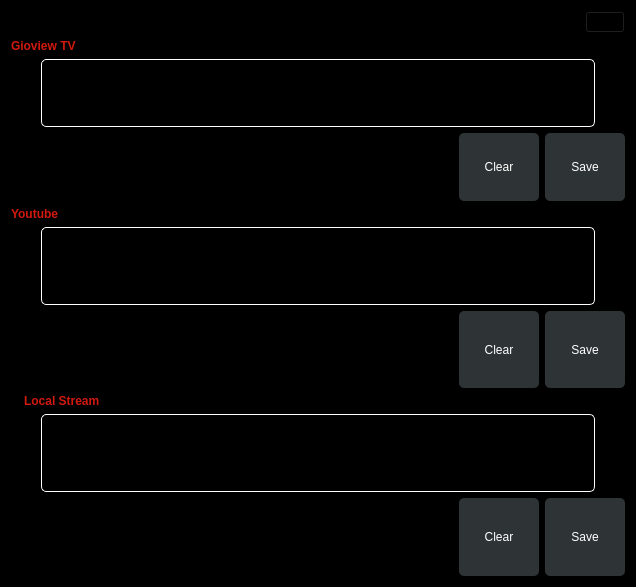
<?xml version="1.0" encoding="UTF-8"?>
<ui version="4.0">
 <class>Dialog</class>
 <widget class="QDialog" name="Dialog">
  <property name="geometry">
   <rect>
    <x>0</x>
    <y>0</y>
    <width>636</width>
    <height>587</height>
   </rect>
  </property>
  <property name="windowTitle">
   <string>Dialog</string>
  </property>
  <property name="styleSheet">
   <string notr="true">background-color: rgb(0, 0, 0);</string>
  </property>
  <layout class="QGridLayout" name="gridLayout_2">
   <item row="1" column="0">
    <layout class="QGridLayout" name="gridLayout">
     <item row="0" column="0">
      <layout class="QVBoxLayout" name="verticalLayout">
       <item>
        <layout class="QVBoxLayout" name="verticalLayout_2">
         <item>
          <layout class="QVBoxLayout" name="verticalLayout_3">
           <item>
            <widget class="QLabel" name="label_3">
             <property name="styleSheet">
              <string notr="true">background-color: transparent;
color: #D1190E;
font-weight: bold;</string>
             </property>
             <property name="text">
              <string>Gioview TV</string>
             </property>
            </widget>
           </item>
           <item>
            <widget class="QLineEdit" name="lineEditGeoviewTVStreamKey">
             <property name="sizePolicy">
              <sizepolicy hsizetype="Expanding" vsizetype="Expanding">
               <horstretch>0</horstretch>
               <verstretch>0</verstretch>
              </sizepolicy>
             </property>
             <property name="minimumSize">
              <size>
               <width>0</width>
               <height>30</height>
              </size>
             </property>
             <property name="styleSheet">
              <string notr="true">margin-left: 30px;
margin-right: 30px;
border:1px solid white;
border-radius: 5px;
color:white;</string>
             </property>
            </widget>
           </item>
           <item>
            <layout class="QHBoxLayout" name="horizontalLayout">
             <item>
              <spacer name="horizontalSpacer_2">
               <property name="orientation">
                <enum>Qt::Horizontal</enum>
               </property>
               <property name="sizeType">
                <enum>QSizePolicy::Expanding</enum>
               </property>
               <property name="sizeHint" stdset="0">
                <size>
                 <width>40</width>
                 <height>20</height>
                </size>
               </property>
              </spacer>
             </item>
             <item>
              <widget class="QPushButton" name="buttonClearGeoviewTVStreamKey">
               <property name="sizePolicy">
                <sizepolicy hsizetype="Minimum" vsizetype="Expanding">
                 <horstretch>0</horstretch>
                 <verstretch>0</verstretch>
                </sizepolicy>
               </property>
               <property name="minimumSize">
                <size>
                 <width>80</width>
                 <height>30</height>
                </size>
               </property>
               <property name="styleSheet">
                <string notr="true">
QPushButton:checked{
border: 2px;
color: #009FE3;
font-size: 14px;
border-radius: 2px;
border-style: outset;
border-width: 2px;
border-radius: 10px;
border-color: beige;
}
QPushButton:!checked{

}
QPushButton:pressed{

color: white;
background-color: rgb(225, 237, 237);
border-radius: 5px;
}
QPushButton:!pressed{

color: white;
	background-color: rgb(46, 52, 54);
border-radius: 5px;
}</string>
               </property>
               <property name="text">
                <string>Clear</string>
               </property>
              </widget>
             </item>
             <item>
              <widget class="QPushButton" name="buttonSaveGioviewTVStreamKey">
               <property name="sizePolicy">
                <sizepolicy hsizetype="Minimum" vsizetype="Expanding">
                 <horstretch>0</horstretch>
                 <verstretch>0</verstretch>
                </sizepolicy>
               </property>
               <property name="minimumSize">
                <size>
                 <width>80</width>
                 <height>30</height>
                </size>
               </property>
               <property name="styleSheet">
                <string notr="true">
QPushButton:checked{
border: 2px;
color: #009FE3;
font-size: 14px;
border-radius: 2px;
border-style: outset;
border-width: 2px;
border-radius: 10px;
border-color: beige;
}
QPushButton:!checked{

}
QPushButton:pressed{

color: white;
background-color: rgb(225, 237, 237);
border-radius: 5px;
}
QPushButton:!pressed{

color: white;
	background-color: rgb(46, 52, 54);
border-radius: 5px;
}</string>
               </property>
               <property name="text">
                <string>Save</string>
               </property>
              </widget>
             </item>
            </layout>
           </item>
          </layout>
         </item>
         <item>
          <widget class="QLabel" name="label_2">
           <property name="maximumSize">
            <size>
             <width>16777215</width>
             <height>30</height>
            </size>
           </property>
           <property name="styleSheet">
            <string notr="true">background-color: transparent;
color: #D1190E;
font-weight: bold;</string>
           </property>
           <property name="text">
            <string>Youtube</string>
           </property>
          </widget>
         </item>
         <item>
          <layout class="QVBoxLayout" name="verticalLayout_5">
           <item>
            <widget class="QLineEdit" name="lineEditYoutubeStreamKey">
             <property name="enabled">
              <bool>false</bool>
             </property>
             <property name="sizePolicy">
              <sizepolicy hsizetype="Expanding" vsizetype="Expanding">
               <horstretch>0</horstretch>
               <verstretch>0</verstretch>
              </sizepolicy>
             </property>
             <property name="minimumSize">
              <size>
               <width>0</width>
               <height>30</height>
              </size>
             </property>
             <property name="styleSheet">
              <string notr="true">margin-left: 30px;
margin-right: 30px;
border:1px solid white;
border-radius: 5px;
color:white;</string>
             </property>
            </widget>
           </item>
           <item>
            <layout class="QHBoxLayout" name="horizontalLayout_2">
             <item>
              <spacer name="horizontalSpacer_3">
               <property name="orientation">
                <enum>Qt::Horizontal</enum>
               </property>
               <property name="sizeType">
                <enum>QSizePolicy::Expanding</enum>
               </property>
               <property name="sizeHint" stdset="0">
                <size>
                 <width>40</width>
                 <height>20</height>
                </size>
               </property>
              </spacer>
             </item>
             <item>
              <widget class="QPushButton" name="buttonClearYoutubeStreamKey">
               <property name="enabled">
                <bool>false</bool>
               </property>
               <property name="sizePolicy">
                <sizepolicy hsizetype="Minimum" vsizetype="Expanding">
                 <horstretch>0</horstretch>
                 <verstretch>0</verstretch>
                </sizepolicy>
               </property>
               <property name="minimumSize">
                <size>
                 <width>80</width>
                 <height>30</height>
                </size>
               </property>
               <property name="styleSheet">
                <string notr="true">
QPushButton:checked{
border: 2px;
color: #009FE3;
font-size: 14px;
border-radius: 2px;
border-style: outset;
border-width: 2px;
border-radius: 10px;
border-color: beige;
}
QPushButton:!checked{

}
QPushButton:pressed{

color: white;
background-color: rgb(225, 237, 237);
border-radius: 5px;
}
QPushButton:!pressed{

color: white;
	background-color: rgb(46, 52, 54);
border-radius: 5px;
}</string>
               </property>
               <property name="text">
                <string>Clear</string>
               </property>
              </widget>
             </item>
             <item>
              <widget class="QPushButton" name="buttonSaveYoutubeStreamKey">
               <property name="enabled">
                <bool>false</bool>
               </property>
               <property name="sizePolicy">
                <sizepolicy hsizetype="Minimum" vsizetype="Expanding">
                 <horstretch>0</horstretch>
                 <verstretch>0</verstretch>
                </sizepolicy>
               </property>
               <property name="minimumSize">
                <size>
                 <width>80</width>
                 <height>30</height>
                </size>
               </property>
               <property name="styleSheet">
                <string notr="true">
QPushButton:checked{
border: 2px;
color: #009FE3;
font-size: 14px;
border-radius: 2px;
border-style: outset;
border-width: 2px;
border-radius: 10px;
border-color: beige;
}
QPushButton:!checked{

}
QPushButton:pressed{

color: white;
background-color: rgb(225, 237, 237);
border-radius: 5px;
}
QPushButton:!pressed{

color: white;
	background-color: rgb(46, 52, 54);
border-radius: 5px;
}</string>
               </property>
               <property name="text">
                <string>Save</string>
               </property>
              </widget>
             </item>
            </layout>
           </item>
          </layout>
         </item>
         <item>
          <widget class="QLabel" name="label">
           <property name="maximumSize">
            <size>
             <width>16777215</width>
             <height>30</height>
            </size>
           </property>
           <property name="styleSheet">
            <string notr="true">background-color: transparent;
color: #D1190E;
margin-left: 10px;
font-weight: bold;</string>
           </property>
           <property name="text">
            <string>Local Stream</string>
           </property>
          </widget>
         </item>
         <item>
          <layout class="QVBoxLayout" name="verticalLayout_6">
           <item>
            <widget class="QLineEdit" name="lineEditLocalIPAddress">
             <property name="enabled">
              <bool>true</bool>
             </property>
             <property name="sizePolicy">
              <sizepolicy hsizetype="Expanding" vsizetype="Expanding">
               <horstretch>0</horstretch>
               <verstretch>0</verstretch>
              </sizepolicy>
             </property>
             <property name="minimumSize">
              <size>
               <width>0</width>
               <height>30</height>
              </size>
             </property>
             <property name="styleSheet">
              <string notr="true">margin-left: 30px;
margin-right: 30px;
border:1px solid white;
border-radius: 5px;
color:white;</string>
             </property>
            </widget>
           </item>
           <item>
            <layout class="QHBoxLayout" name="horizontalLayout_3">
             <item>
              <spacer name="horizontalSpacer_4">
               <property name="orientation">
                <enum>Qt::Horizontal</enum>
               </property>
               <property name="sizeType">
                <enum>QSizePolicy::Expanding</enum>
               </property>
               <property name="sizeHint" stdset="0">
                <size>
                 <width>40</width>
                 <height>20</height>
                </size>
               </property>
              </spacer>
             </item>
             <item>
              <widget class="QPushButton" name="buttonClearIPAddress">
               <property name="enabled">
                <bool>true</bool>
               </property>
               <property name="sizePolicy">
                <sizepolicy hsizetype="Minimum" vsizetype="Expanding">
                 <horstretch>0</horstretch>
                 <verstretch>0</verstretch>
                </sizepolicy>
               </property>
               <property name="minimumSize">
                <size>
                 <width>80</width>
                 <height>30</height>
                </size>
               </property>
               <property name="styleSheet">
                <string notr="true">
QPushButton:checked{
border: 2px;
color: #009FE3;
font-size: 14px;
border-radius: 2px;
border-style: outset;
border-width: 2px;
border-radius: 10px;
border-color: beige;
}
QPushButton:!checked{

}
QPushButton:pressed{

color: white;
background-color: rgb(225, 237, 237);
border-radius: 5px;
}
QPushButton:!pressed{

color: white;
	background-color: rgb(46, 52, 54);
border-radius: 5px;
}</string>
               </property>
               <property name="text">
                <string>Clear</string>
               </property>
              </widget>
             </item>
             <item>
              <widget class="QPushButton" name="buttonSaveLocalIPAddress">
               <property name="enabled">
                <bool>true</bool>
               </property>
               <property name="sizePolicy">
                <sizepolicy hsizetype="Minimum" vsizetype="Expanding">
                 <horstretch>0</horstretch>
                 <verstretch>0</verstretch>
                </sizepolicy>
               </property>
               <property name="minimumSize">
                <size>
                 <width>80</width>
                 <height>30</height>
                </size>
               </property>
               <property name="styleSheet">
                <string notr="true">
QPushButton:checked{
border: 2px;
color: #009FE3;
font-size: 14px;
border-radius: 2px;
border-style: outset;
border-width: 2px;
border-radius: 10px;
border-color: beige;
}
QPushButton:!checked{

}
QPushButton:pressed{

color: white;
background-color: rgb(225, 237, 237);
border-radius: 5px;
}
QPushButton:!pressed{

color: white;
	background-color: rgb(46, 52, 54);
border-radius: 5px;
}</string>
               </property>
               <property name="text">
                <string>Save</string>
               </property>
              </widget>
             </item>
            </layout>
           </item>
          </layout>
         </item>
        </layout>
       </item>
      </layout>
     </item>
    </layout>
   </item>
   <item row="0" column="0">
    <layout class="QHBoxLayout" name="horizontalLayout_6">
     <property name="topMargin">
      <number>0</number>
     </property>
     <item>
      <spacer name="horizontalSpacer">
       <property name="orientation">
        <enum>Qt::Horizontal</enum>
       </property>
       <property name="sizeHint" stdset="0">
        <size>
         <width>40</width>
         <height>20</height>
        </size>
       </property>
      </spacer>
     </item>
     <item>
      <widget class="QPushButton" name="buttonExit">
       <property name="sizePolicy">
        <sizepolicy hsizetype="Minimum" vsizetype="Preferred">
         <horstretch>0</horstretch>
         <verstretch>0</verstretch>
        </sizepolicy>
       </property>
       <property name="text">
        <string/>
       </property>
       <property name="icon">
        <iconset>
         <normaloff>New folder/remove.png</normaloff>New folder/remove.png</iconset>
       </property>
       <property name="iconSize">
        <size>
         <width>40</width>
         <height>40</height>
        </size>
       </property>
      </widget>
     </item>
    </layout>
   </item>
  </layout>
 </widget>
 <resources/>
 <connections/>
</ui>
